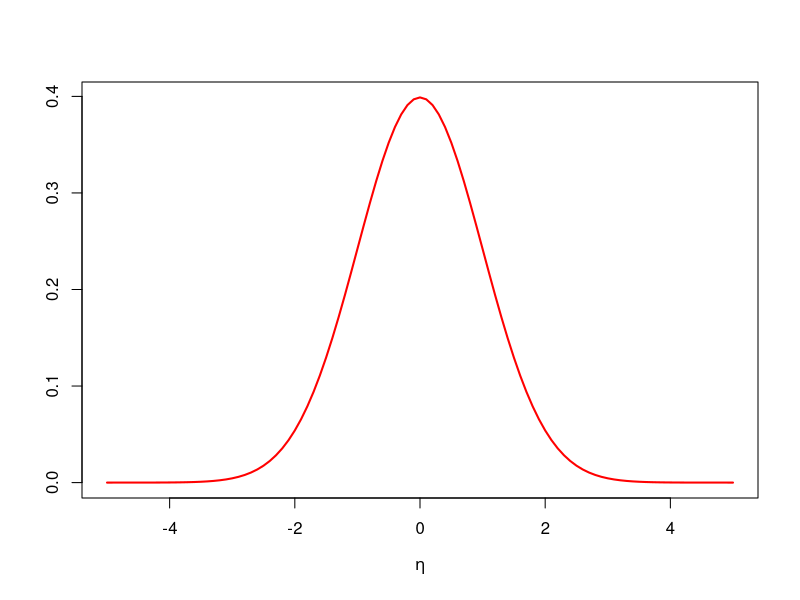
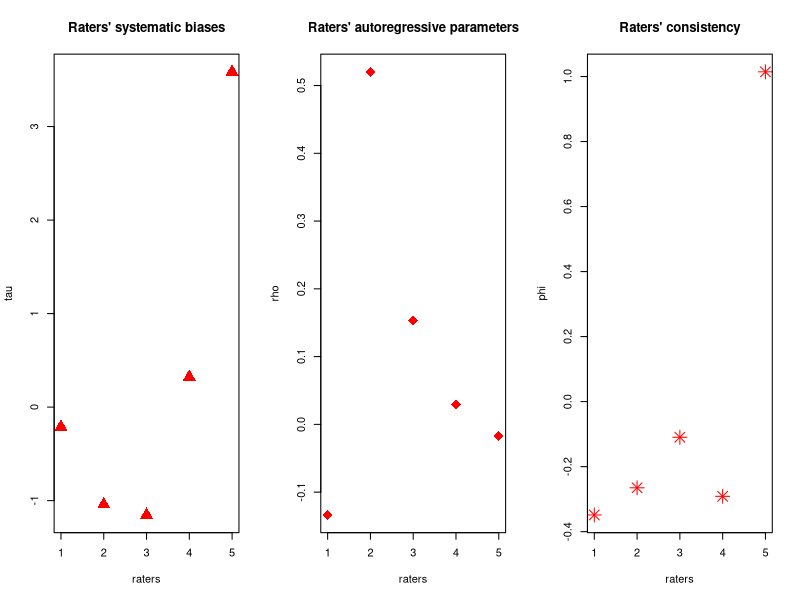
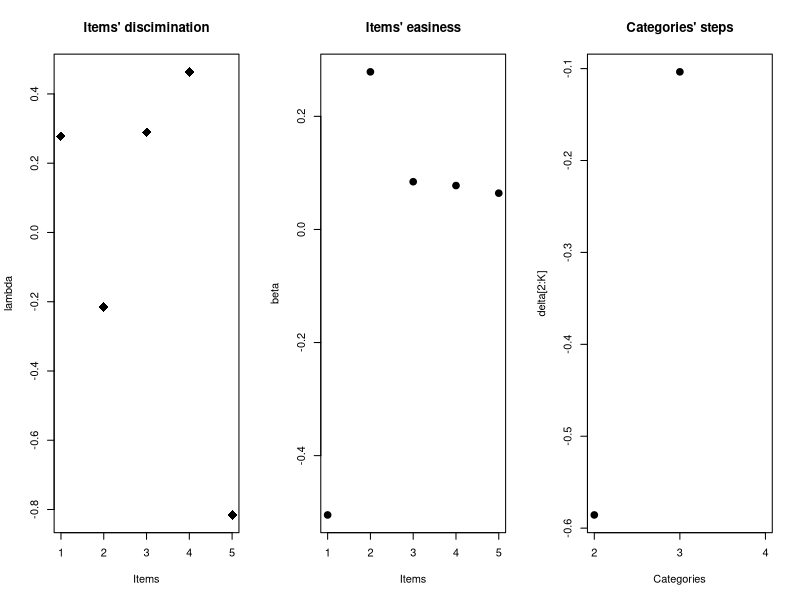
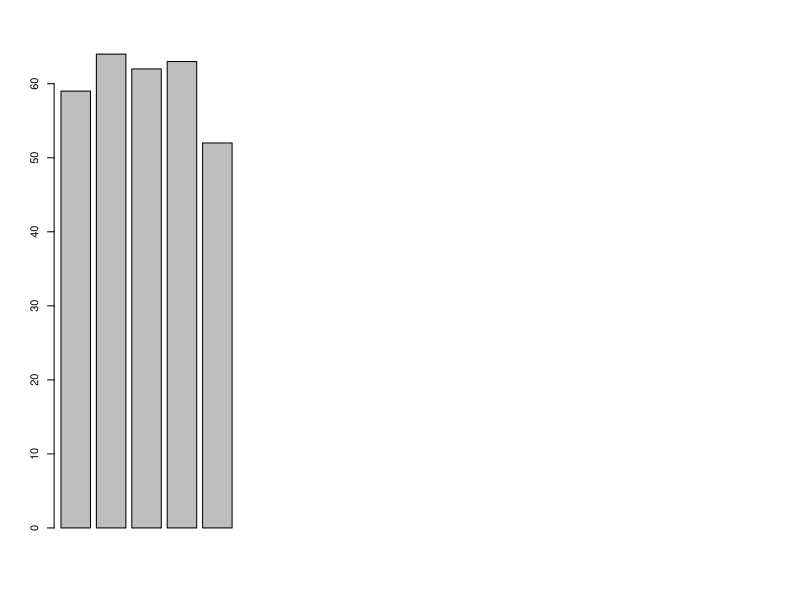
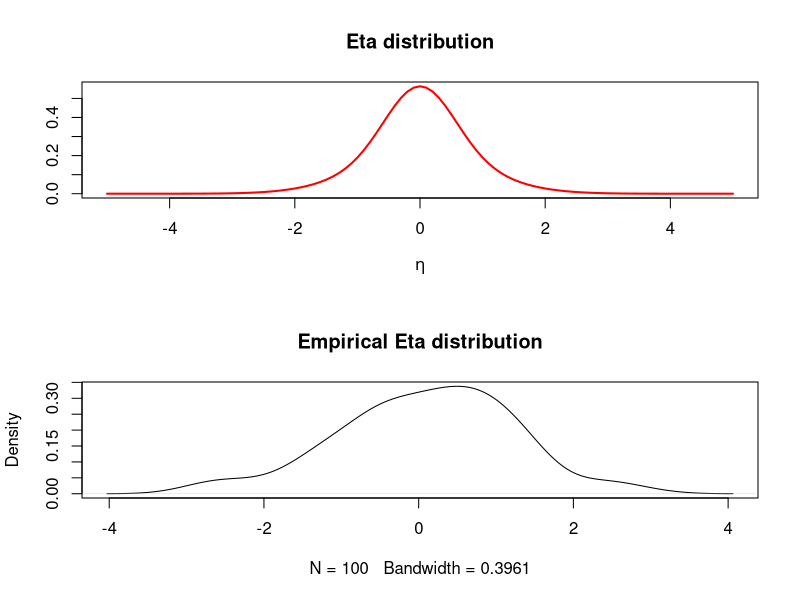
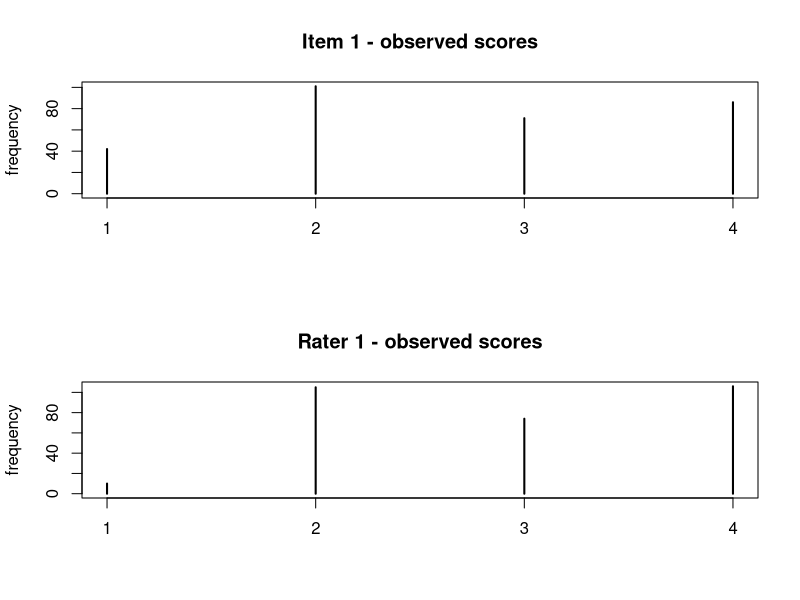
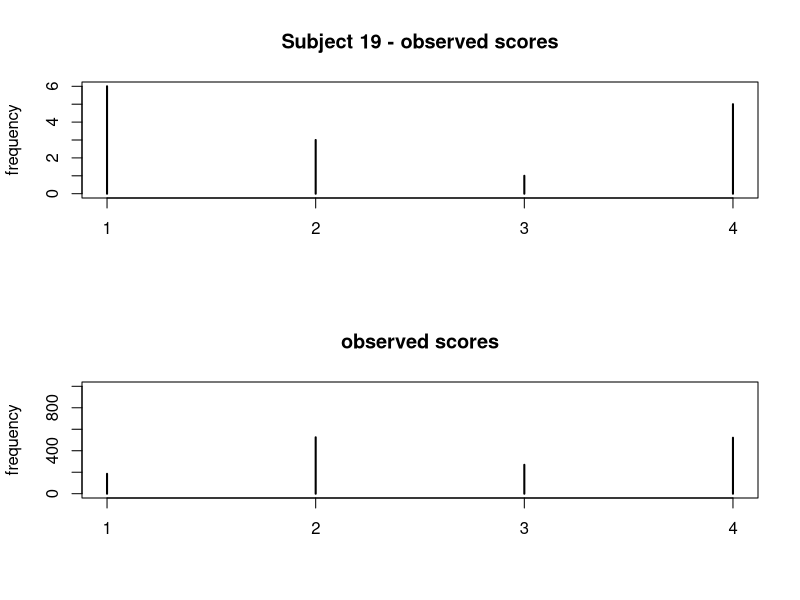

The R script that drew these images, in order: (Note: this script raises an error after producing the figures.)
##############################################################################################
# https://github.com/salleuska/IRT_raters
# ------------------------------ DATA GENERATING PROCESS -------------------------------------
# rm(list=ls())
# setwd("C:/Users/39388/Dropbox/Il mio PC (LAPTOP-NO4UO9GH)/Desktop/Bocconi/Sally")
library(MASS)

N               = 100                                                           # Subjects sample size
I               = 5                                                             # Number of items
R               = 5                                                             # Number of raters

K               = 4                                                             # Number of categories
C               = 1                                                             # Number of students' clusters

sp              = 3                                                             # number of subjects per rater
tot             = sp * N * I

set.seed(25)
# ------------------------------------------------------------------------------


generateData <- function( mu, sigma, c_p_s_s, N, R, tot, PPi, II, RRi, ARi, lambda, beta, delta, R_tau, R_phi) {
  
  y              = numeric(tot)
  c_s            = matrix(0, nrow=R,   ncol=1)
  eta            = matrix(0, nrow=R,   ncol=1)
  pic            = matrix(0, nrow=tot, ncol=K)
  pi             = matrix(0, nrow=tot, ncol=K)
  ppi            = matrix(0, nrow=tot, ncol=K)
  
  # Subjects random allocation
  for(j in 1:N){
    c_s[j]      = sample(length(c_p_s_s), 1, prob=c_p_s_s)
    eta[j]      = rnorm(1, mu[c_s[j]], sqrt(sigma[c_s[j]]))
  }
  
  # Observations
  
  for ( n in 1:tot ) {
    
    pic[n,1]              <- 0
    pi[n,1]               <- 0
    
    if(ARi[n]==0){
      
      for(k in 2:K){
        pic[n,k]          <-  exp(R_phi[RRi[n]] + lambda[II[n]]) * (eta[PPi[n]] - beta[II[n]]
                                                                    + delta[k-1] - R_tau[RRi[n],1]  )   # Adjacent categories logits (Agresti, 2013, pp.309-310; Masters, 1982, p.158)
        pi[n,k]           <-  sum(pic[n,1:k])     
      }
      
    }else{
      
      for(k in 2:K){
        pic[n,k]          <-   exp(R_phi[RRi[n]] + lambda[II[n]]) * (eta[PPi[n]] - beta[II[n]] 
                                                                     + delta[k-1] - R_tau[RRi[n],1] + R_tau[RRi[n],2]*eta[ARi[n]])    # Adjacent categories logits (Agresti, 2013, pp.309-310; Masters, 1982, p.158)
        pi[n,k]           <-   sum(pic[n,1:k])     
      }
      
    }
    
    ppi[n,1:K]            <- exp(pi[n,1:K])/sum(exp(pi[n,1:K]))
    
    y[n]                  <- sample(1:K,1,prob=ppi[n,1:K])
    
  }
  
  
  list(y=y, eta=eta, c_s=c_s, ppi=ppi,PPi=PPi, II= II, RRi=RRi, ARi=ARi,
       lambda=lambda, beta=beta, delta=delta, tau=R_tau, phi=R_phi)
}

################################################################################
################################################################################

# ------------ Subjects' Latent Ability Distribution ---------------------------
# Let's assign a distribution to the subjects' latent ability ??? 

Grid_s              = seq(-5, 5, len = 200)
mu_s                = c(0,0)
sigma_s             = c(1,1)
c_p_s_s             = c(0.5,0.5)
par(mfrow=c(1, 1))

# plot
curve(c_p_s_s[1]*dnorm(x,mu_s[1],sqrt(sigma_s[1])) 
      + c_p_s_s[2]*dnorm(x,mu_s[2],sqrt(sigma_s[2])),from=min(Grid_s),to=max(Grid_s),col="red",lwd=2,
      xlab=quote(eta),ylab="")


# ------------ Raters' Features Distribution ---------------------------
# Rater's features: systematic bias, autoregressive coefficient, consistency, respectively. 

# Omega = rbind(                                                                # Correlation matrix
#               c(1, 0.1, 0.3),
#               c(0.1, 1, 0.1),
#               c(0.3, 0.1, 1))
Omega        = diag(1,3,3)
sigma        = c(1,0.3,0.2)                                                     # standard deviations vector

Sigma        = diag(sigma) %*% Omega %*% diag(sigma)

mu           = c(0, 0, 0)                                                       # MVN mean 

R_features   = mvrnorm( R, mu, Sigma) 


R_tau        =  rbind(R_features[1:(R-1),1:2],c(-sum(R_features[,1]), 
                                                R_features[R,2]) )              #Constraints on one Rater's features

l_phi        = c(R_features[1:(R-1),3],-sum(R_features[1:(R-1),3]))
R_phi        = l_phi  #c(exp(R_features[1:(R-1),3]),exp(-sum(R_features[,3])))

if(length(which(R_tau[,2]>1)) != 0 | length(which(R_tau[,2]<(-1))) != 0){
  print("WARNING: DIVERGENT AR(1) PARTH")
  Sys.sleep(3)
}

par(mfrow=c(1, 3))
plot(R_tau[,1],xlab="raters",ylab="tau",cex=2,pch=17,col="red",
     main="Raters' systematic biases",xaxt = "n")                               # raters' systematic biases
axis(1,at=1:R)
plot(R_tau[,2],xlab="raters",ylab="rho",cex=2,pch=18,col="red",
     main="Raters' autoregressive parameters",xaxt = "n")                       # raters' systematic biases
axis(1,at=1:R)

plot(R_phi,xlab="raters",ylab="phi",cex=2,pch=8,col="red",
     main="Raters' consistency",xaxt = "n")                                     # raters' systematic biases
axis(1,at=1:R)

# plot(tau[,1],tau[,2])

# ------------ Items' Parameters Distribution ---------------------------
l_lambda        = rep(NA,I)
lambda          = rep(NA,I)
beta            = rep(NA,I)
delta           = rep(NA,K-1)

l_lambda        = rnorm(I-1,0,0.3)
beta            = rnorm(I-1,0,0.5)

#l_lambda  = rep(0,I)   
#beta      = rep(0,I) 


l_lambda[I]     = -sum(l_lambda[1:(I-1)])

lambda          = l_lambda  #exp(l_lambda)                                                 # constraints on items parameters

beta[I]         = -sum(beta[1:(I-1)])


delta[1:(K-1)]  = rnorm(K-1,1,1)                                 

par(mfrow=c(1, 3))
plot(lambda,pch=18,cex=2,xlab="Items",main="Items' discimination",xaxt = "n")
axis(1,at=1:I)
plot(beta,pch=20,cex=2,xlab="Items", main="Items' easiness",xaxt = "n")
axis(1,at=1:I)
plot(delta[2:K],pch=20,cex=2,xlab="Categories",main="Categories' steps",xaxt = "n")
axis(1,at=1:(K-1),labels=2:K)
################################################################################
# Let's assign subcjets to raters 

Q_mat = matrix(0,N,R)                                                            # maps the subjetcs into the raters
gg = rep(1/R,R)
for(j in 1:N){
  if(sp == R){
    ind          = 1:R 
  }else{
    ind          = sample(1:R,sp,replace = FALSE,prob = exp(gg)) 
  }
  
  Q_mat[j,ind] = 1
  
}
# Let's Check it out!

apply(Q_mat,2,sum)
barplot(apply(Q_mat,2,sum))
apply(Q_mat,1,sum)==sp

# Let's create the vectors mapping the observations into: the students (PP), the items (II) and the raters (RR)
# We also map each student to the previous rated by the same rater, for the AutoRegressive path (AR)
PP  = which(Q_mat[,1]==1)
RR  = rep(1,length(PP))
AR  = c(0,which(Q_mat[,1]==1)[-length(which(Q_mat[,1]==1))])

for(i in 2:I){
  PP = c(PP,which(Q_mat[,i]==1)) 
  RR = c(RR,rep(i,length(which(Q_mat[,i]==1))))
  AR = c(AR,c(0,which(Q_mat[,i]==1)[-length(which(Q_mat[,i]==1))]))
}


# Let's Check them out!
length(which(PP==1))==sp
length(which(RR==1))==apply(Q_mat,2,sum)[1]
length(AR) == length(PP)

# Let's link them to the items IDs
PPi = rep(PP[1],I)
RRi = rep(RR[1],I)
ARi = rep(AR[1],I)

for(n in 2:length(PP)){
  PPi = c(PPi, rep(PP[n],I))
  RRi = c(RRi, rep(RR[n],I))
  ARi = c(ARi, rep(AR[n],I))
}
II = rep(1:I,length(PP))

length(II)==length(PPi)
length(II)==length(ARi)
# Let's take a look
(cbind(II,PPi,RRi,ARi))[1:20,]

################################################################################



Data = generateData(mu_s,sigma_s ,c_p_s_s, N, 
                    R, length(PPi), PPi, II, RRi, ARi, 
                    lambda, beta, delta, R_tau, R_phi) 

# Check on the generated data:
# Generated Etas
par(mfrow=c(2, 1))
curve(c_p_s_s[1]*dnorm(x,mu[1],sqrt(sigma[1])) 
      + c_p_s_s[2]*dnorm(x,mu[2],sqrt(sigma[2])),from=min(Grid_s),to=max(Grid_s),col="red",lwd=2,
      xlab=quote(eta),ylab="",main="Eta distribution")
plot(density(Data$eta),main="Empirical Eta distribution")

# Just to give an example of observed scores: 
plot(table(Data$y[which(II==2)]),ylab="frequency",main="Item 1 - observed scores")
plot(table(Data$y[which(RRi==1)]),ylab="frequency",main="Rater 1 - observed scores")

plot(table(Data$y[which(PPi==8)]),ylab="frequency",main="Subject 19 - observed scores")

plot(table(Data$y),ylab="frequency",main="observed scores",ylim=c(0,1000))

str(Data)

saveRDS(Data, file="data/Data_AR_2PL2PL.rds")

